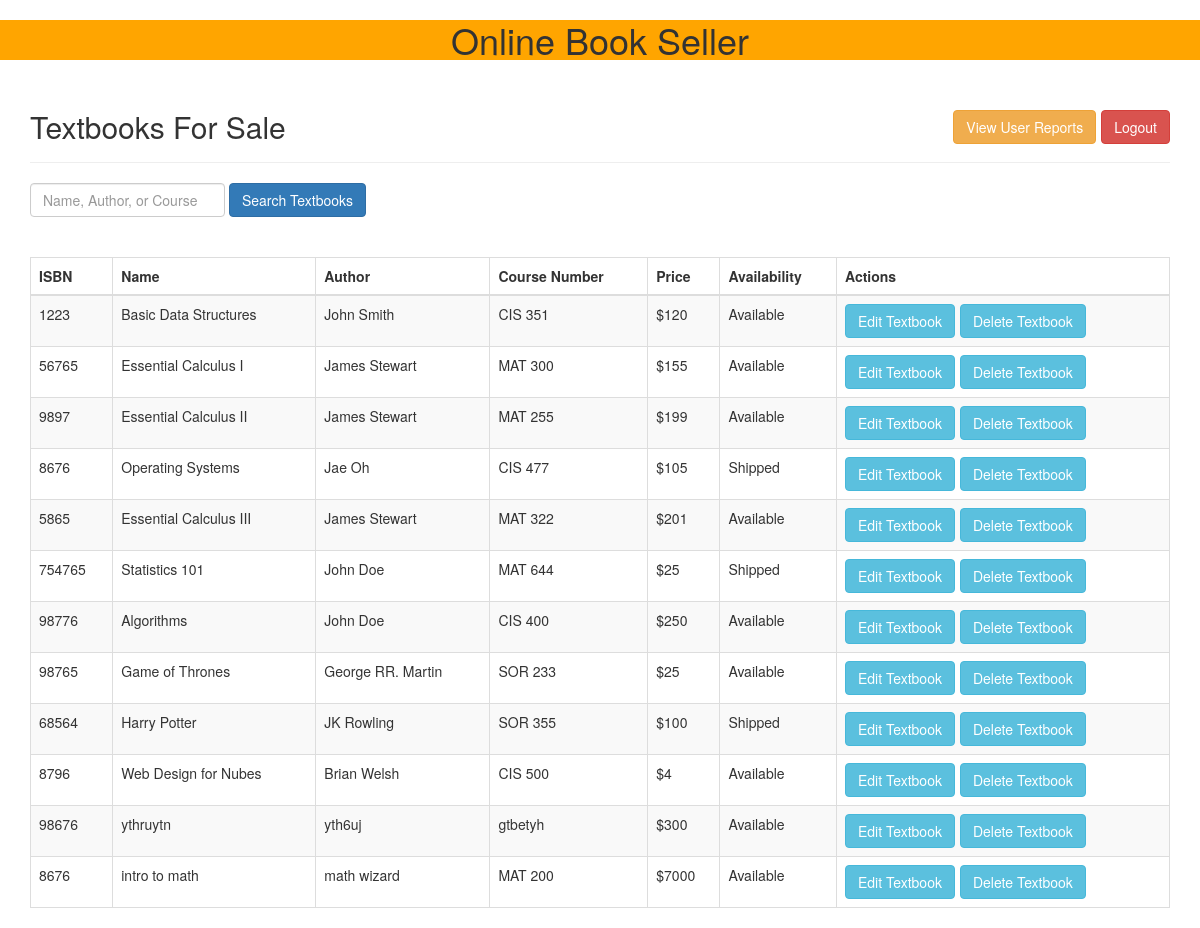
/index.php (signed in), run on the app's committed database.
### tables this page shows
CREATE TABLE `bookinfo` (
  `book_id` int(100) NOT NULL AUTO_INCREMENT,
  `book_creator` int(100) NOT NULL,
  `course_number` varchar(30) NOT NULL DEFAULT '',
  `book_name` varchar(30) NOT NULL,
  `book_author` varchar(30) NOT NULL,
  `book_price` int(11) NOT NULL,
  `is_available` varchar(30) NOT NULL DEFAULT '',
  `ISBN` int(25) DEFAULT NULL,
  UNIQUE KEY `book_id` (`book_id`)
);

### common.php (called while the page is built)
<?php
function escape($html)
{
    return htmlspecialchars($html, ENT_QUOTES | ENT_SUBSTITUTE, "UTF-8");
}

### public/index.php (the view, shortened to what this page needs)
<?php
$sql = "SELECT * FROM bookinfo";
try {
    require_once "../config.php";
    require "../common.php";
    $connection = new PDO($dsn, $db_username, $db_password, $db_options);
    $statement = $connection->prepare($sql);
    $statement->execute();
    $result = $statement->fetchAll();
} catch (PDOException $error) {
    echo $sql . "<br>" . $error->getMessage();
}
?>
<?php require "templates/header.php";?>
<div class="container">
	<div class="page-header clearfix">
		<h2 class="pull-left">Textbooks For Sale</h2>
		<div class="btn-toolbar">
			<a href="logout.php" class="btn btn-danger pull-right">Logout</a>
			 <?php if ($_SESSION["usertype"] !== "Admin") {?>
				<a href="create_report.php" class="btn btn-warning pull-right">Submit a Report</a>
				<a href="user_reports.php" class="btn btn-warning pull-right">View your Reports</a>
			 <?php } else {?>
				<a href="admin_reports.php" class="btn btn-warning pull-right">View User Reports</a>
			 <?php }?>
		</div>
	</div>
	<div>
		<form method="POST" class="form-inline">
			<div class="form-row">
				<input type="text" name="search" value="" class="form-control" placeholder="Name, Author, or Course">
				<input type="submit" name="submit" class="btn btn-primary" value="Search Textbooks">
			</div>
		</form>
	</div>
	<br></br>
	<?php
if ($result && $statement->rowCount() > 0) {?>
			<table class="table table-bordered table-striped table-hover">
				<thead class="thead-dark/">
					<tr>
						<th>ISBN</th>
						<th>Name</th>
						<th>Author</th>
						<th>Course Number</th>
						<th>Price</th>
						<th>Availability</th>
						<th>Actions</th>
					</tr>
				</thead>
				<tbody>
				<?php foreach ($result as $row) {?>
					<tr>
						<td><?php echo escape($row["ISBN"]); ?></td>
						<td><?php echo escape($row["book_name"]); ?></td>
						<td><?php echo escape($row["book_author"]); ?></td>
						<td><?php echo escape($row["course_number"]); ?></td>
						<td>$<?php echo escape($row["book_price"]); ?></td>
						<td><?php echo escape($row["is_available"]); ?></td>
						<td>
							<div class="btn-toolbar">
<?php if (escape(($row["is_available"] == "Available" && $_SESSION["usertype"] == "Seller" && $_SESSION["id"] == $row["book_creator"]) || $_SESSION["usertype"] == "Admin")) {
    echo "<a href=\"edit.php?bookid=" . urlencode($row['book_id']) . "\" class=\"btn btn-info\">Edit Textbook</a>";
    echo "<a href=\"delete.php?bookid=" . urlencode($row['book_id']) . "&bookname=" . urlencode($row['book_name']) . "\" class=\"btn btn-info\">Delete Textbook</a>";
}?>
							</div>
						</td>
					</tr>
				<?php }?>
				</tbody>
			</table>
		<?php } else {?>
			<blockquote>No Textbooks currently for Sale.</blockquote>
		<?php }
?>
</div>
<?php require "templates/footer.php";?>

### public/templates/header.php (shortened to what this page needs)
<!doctype html>
<html lang="en">
<head>
	<link rel="stylesheet" href="css/style.css">
	<link rel="stylesheet" href="https://maxcdn.bootstrapcdn.com/bootstrap/3.3.7/css/bootstrap.css">
</head>
<body>
	<div id="header" style="background-color:#FFA500;font-size:30px">
		<h1 class="text" style=" text-align:center;">Online Book Seller</h1>
	</div>

### public/css/style.css (style rules this page uses)
.page-header h2 { margin-top: 0; }

### data on the page
bookinfo: ISBN "1223", book_name "Basic Data Structures", book_author "John Smith", course_number "CIS 351", book_price "120", is_available "Available"
bookinfo: ISBN "56765", book_name "Essential Calculus I", book_author "James Stewart", course_number "MAT 300", book_price "155", is_available "Available"
bookinfo: ISBN "9897", book_name "Essential Calculus II", book_author "James Stewart", course_number "MAT 255", book_price "199", is_available "Available"
bookinfo: ISBN "8676", book_name "Operating Systems", book_author "Jae Oh", course_number "CIS 477", book_price "105", is_available "Shipped"
bookinfo: ISBN "5865", book_name "Essential Calculus III", book_author "James Stewart", course_number "MAT 322", book_price "201", is_available "Available"
bookinfo: ISBN "754765", book_name "Statistics 101", book_author "John Doe", course_number "MAT 644", book_price "25", is_available "Shipped"
bookinfo: ISBN "98776", book_name "Algorithms", book_author "John Doe", course_number "CIS 400", book_price "250", is_available "Available"
bookinfo: ISBN "98765", book_name "Game of Thrones", book_author "George RR. Martin", course_number "SOR 233", book_price "25", is_available "Available"
bookinfo: ISBN "68564", book_name "Harry Potter", book_author "JK Rowling", course_number "SOR 355", book_price "100", is_available "Shipped"
bookinfo: ISBN "8796", book_name "Web Design for Nubes", book_author "Brian Welsh", course_number "CIS 500", book_price "4", is_available "Available"
bookinfo: ISBN "98676", book_name "ythruytn", book_author "yth6uj", course_number "gtbetyh", book_price "300", is_available "Available"
bookinfo: ISBN "8676", book_name "intro to math", book_author "math wizard", course_number "MAT 200", book_price "7000", is_available "Available"
